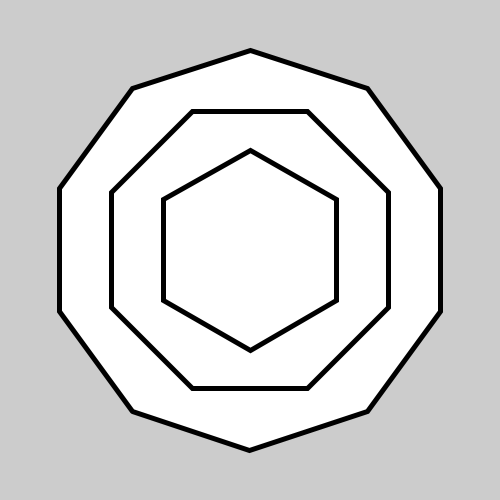
Frame 1 (no input)
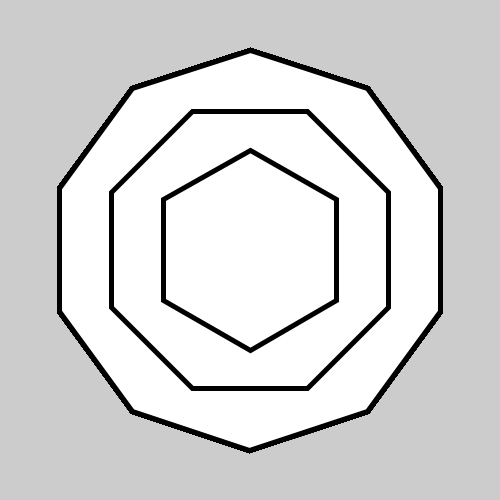
Frame 60 (the mouse pressed at the canvas centre just before this capture)
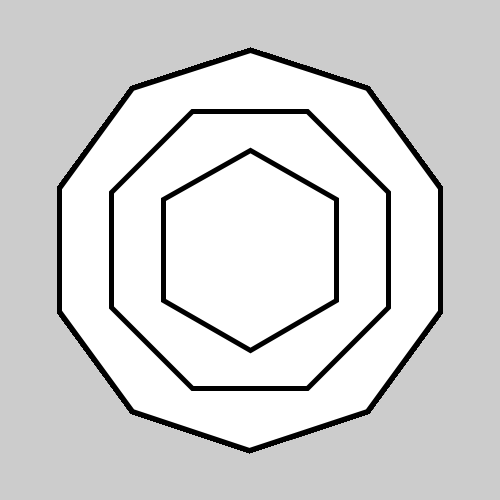
Frame 120 (the mouse held since frame 60 and released just before this capture)

The Processing sketch that drew these frames (run headless with seeded random() and noise(); from frame 60 on, the mouse is pressed at the canvas centre):

// Processing sketch: DrawPolygon
// ── DrawPolygon.pde
void setup() {
  size(500, 500);
  strokeWeight(5);
}

void draw() {
  drawPolygon(250, 250, 200, PI / 10, 10);
  drawPolygon(250, 250, 150, PI / 8, 8);
  drawPolygon(250, 250, 100, PI / 6, 6);
}

void drawPolygon(int x, int y, int r, float angle, int numOfPoints) {
  float theta = 0;
  beginShape();
  /* Alternative approach:
  while(theta < 2 * PI) {
   vertex(x + r * cos(theta + angle), y + r * sin(theta + angle));
   theta += 2 * PI / numOfPoints;
  }*/
  for(int i = 0; i < numOfPoints; i++) {
    vertex(x + r * cos(theta + angle), y + r * sin(theta + angle));
    theta += 2 * PI / numOfPoints;
  }
  endShape(CLOSE);
}
